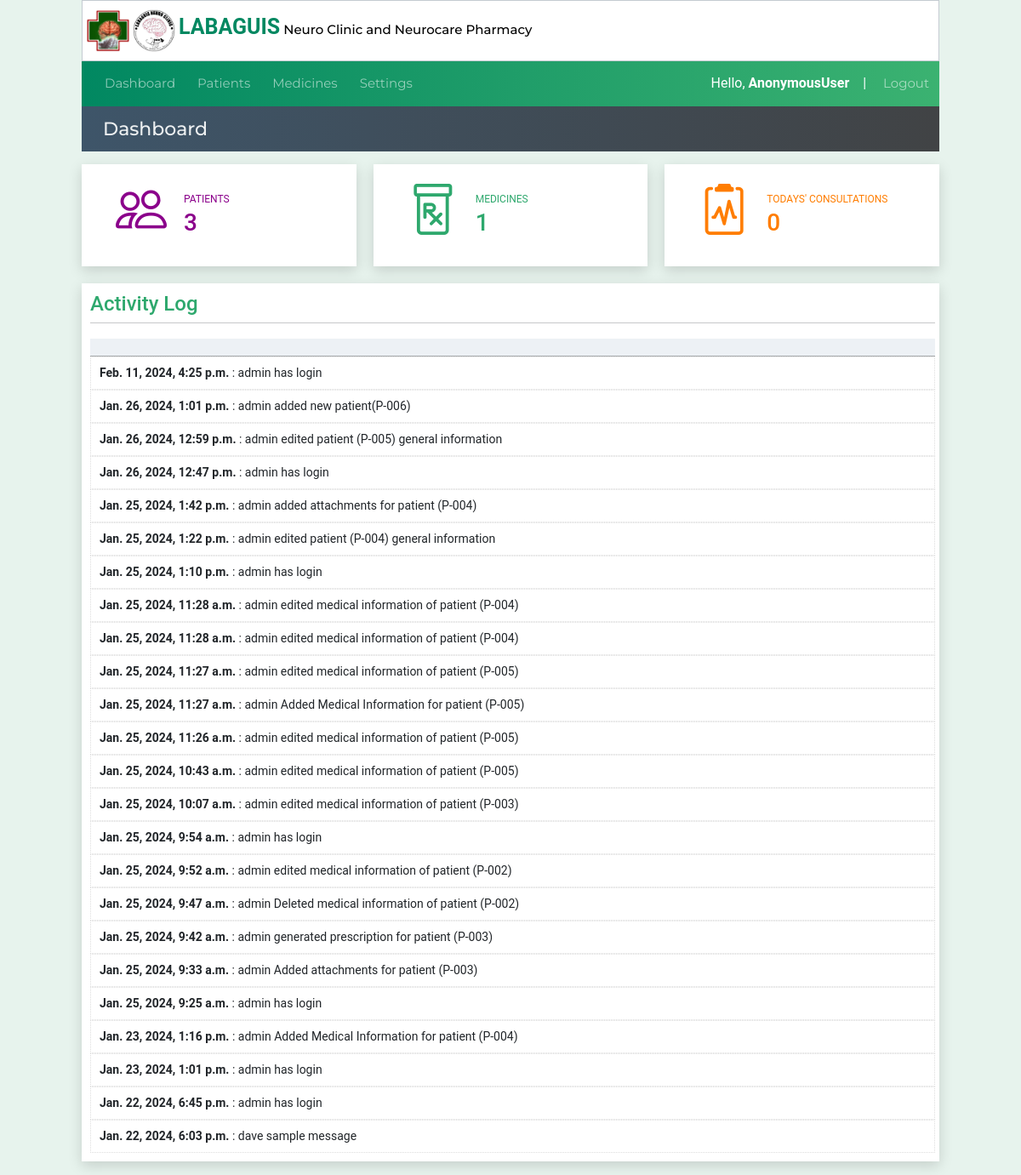
/activitylog, run on an earlier commit of the app's database.
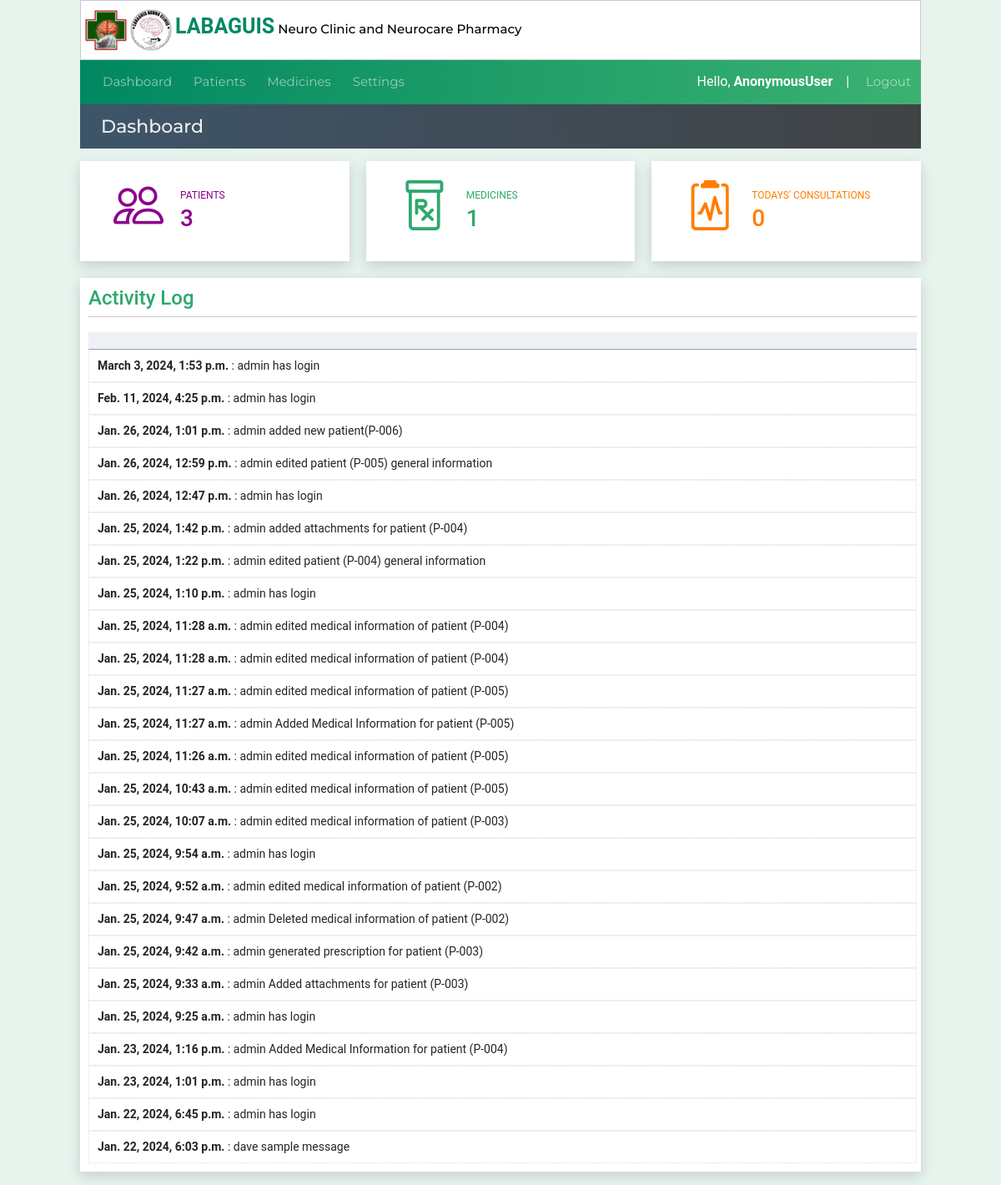
And on a later commit of the database.
### website/models.py (models this page shows)
class SystemLog(models.Model):
    created_at = models.DateTimeField(auto_now_add=True)
    userLog = models.CharField(max_length=50,null=True, blank=True)
    logMessage = models.CharField(max_length=200,null=True, blank=True)

### website/views.py (the view)
# urls.py: path('activitylog',views.activitylog, name='activitylog'),
def activitylog(request):
    systemlogdata = SystemLog.objects.all().order_by('-id')
    consultationtable = Patienthistory.objects.all()
    patientcount=Patient.objects.all().count()
    medicinecount= Medicinelist.objects.all().count()
    consultationscount= len(Patienthistory.objects.filter(created_at__contains=datetime.now().date()))
    patientsdata =  Patient.objects.all()
    context = {"consultationtable":consultationtable,
               'patientsdata': Patient.objects.all(),
               'patientcount':patientcount,
               'medicinecount':medicinecount,
               'consultationscount':consultationscount,
               'systemlogdata':systemlogdata,
               }
    return render(request, 'activitylog.html',context)

### website/templates/activitylog.html (shortened to what this page needs)
{% extends 'index.html' %}
{% load custom_tags %}
{% block pagetitle %} Dashboard{% endblock pagetitle%}
{% block content%}
<div class="dashboard-row2">
    <div< class="dashboard-patient">
        <h5><i class="bi patienticon bi-people"></i></h5>
        <div class="mt-2">
            <span style="font-size: 12px">PATIENTS</span>
            <h3>{{patientcount}}</h3>
        </div>
    </div<>
    <div< class="dashboard-medicines">
        <h5><i class="bi patienticon bi-prescription"></i></h5>
        <div class="mt-2">
            <span style="font-size: 12px">MEDICINES</span>
            <h3>{{medicinecount}}</h3>
        </div>
    </div<>
    <div< class="dashboard-consultations">
        <h4><i class="bi patienticon bi-clipboard2-pulse"></i></h4>
        <div class="mt-2">
            <span style="font-size: 12px">TODAYS' CONSULTATIONS</span>
            <h3>{{consultationscount}}</h3>
        </div>
    </div<>
</div>
<div class="container4 mb-3">
    <div class="table-box2">
        <div class="adds">
            <h4 style="color:#2ea86d;padding-top:10px;">Activity Log &nbsp&nbsp&nbsp</h4>
        </div>
        <hr><br>
           <table id="consultation-table" class="">
            <thead>
            <th></th>
            </thead>
            {% for syslog in systemlogdata %}
            <tr>
                <td><b>{{syslog.created_at}}</b>   : {{syslog.userLog}} {{syslog.logMessage}}</td>
            </tr>
            {% endfor %}
        </table>
    </div>
</div>
    {%endblock%}

What changed in the data, as far as the page shows it:
added SystemLog: created_at "March 3, 2024, 1:53 p.m.", userLog "admin", logMessage "has login"
